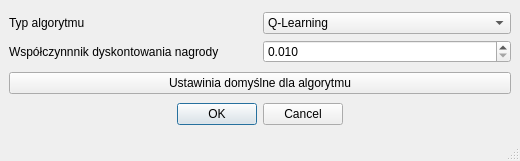
<?xml version="1.0" encoding="UTF-8"?>
<ui version="4.0">
 <class>MainWindow</class>
 <widget class="QMainWindow" name="MainWindow">
  <property name="geometry">
   <rect>
    <x>0</x>
    <y>0</y>
    <width>520</width>
    <height>161</height>
   </rect>
  </property>
  <property name="windowTitle">
   <string>Tworzenie agenta</string>
  </property>
  <widget class="QWidget" name="centralwidget">
   <layout class="QVBoxLayout" name="verticalLayout">
    <item>
     <layout class="QGridLayout" name="gridLayout" rowstretch="0,0">
      <item row="0" column="0">
       <widget class="QLabel" name="label_type">
        <property name="text">
         <string>Typ algorytmu</string>
        </property>
       </widget>
      </item>
      <item row="0" column="1">
       <widget class="QComboBox" name="algorithm_slection">
        <item>
         <property name="text">
          <string>Q-Learning</string>
         </property>
        </item>
        <item>
         <property name="text">
          <string>Deep Q-Learning</string>
         </property>
        </item>
        <item>
         <property name="text">
          <string>Strategia Gradientowa</string>
         </property>
        </item>
        <item>
         <property name="text">
          <string>Advantage Actor Critic</string>
         </property>
        </item>
        <item>
         <property name="text">
          <string>Proximal Policy Optimization</string>
         </property>
        </item>
       </widget>
      </item>
      <item row="1" column="0">
       <widget class="QLabel" name="label">
        <property name="text">
         <string>Współczynnnik dyskontowania nagrody</string>
        </property>
       </widget>
      </item>
      <item row="1" column="1">
       <widget class="QDoubleSpinBox" name="gmma_spin">
        <property name="decimals">
         <number>3</number>
        </property>
        <property name="minimum">
         <double>0.010000000000000</double>
        </property>
        <property name="maximum">
         <double>1.000000000000000</double>
        </property>
        <property name="singleStep">
         <double>0.010000000000000</double>
        </property>
       </widget>
      </item>
     </layout>
    </item>
    <item>
     <widget class="QPushButton" name="default_settings">
      <property name="text">
       <string>Ustawinia domyślne dla algorytmu</string>
      </property>
     </widget>
    </item>
    <item>
     <widget class="QDialogButtonBox" name="confirm_box">
      <property name="standardButtons">
       <set>QDialogButtonBox::Cancel|QDialogButtonBox::Ok</set>
      </property>
      <property name="centerButtons">
       <bool>true</bool>
      </property>
     </widget>
    </item>
   </layout>
  </widget>
  <widget class="QStatusBar" name="statusbar"/>
 </widget>
 <resources/>
 <connections/>
</ui>
